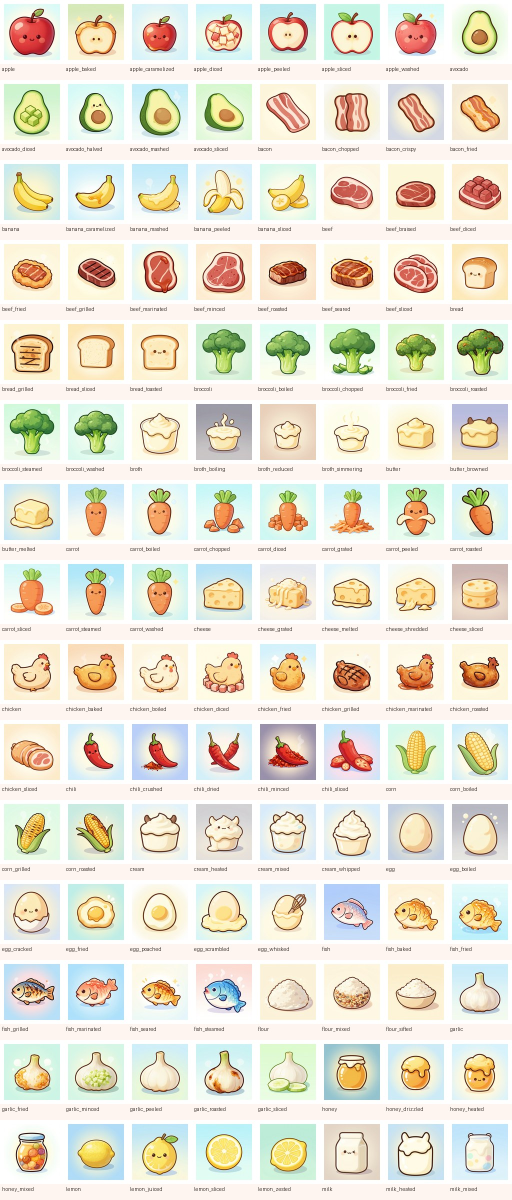
#> input picture .codex/asset_review/ingredient_states_sample.jpg, 1024 x 2400 px (shown at 1/2 size)
$ python -i alignment.py   (imports and definitions only)
#> lines starting #> are read from the running program, lines starting #| are printed output that depends on the picture; after the words box and inside, x2 and y2 are one past the last pixel; in counts of white or black regions, pixels touching at a corner belong together
#> further down, picture is the input picture: PIL image 1024x2400 RGB; mean R, G, B 232.9, 228.3, 212.9
from __future__ import annotations

from collections import deque
from dataclasses import dataclass
from pathlib import Path
from typing import Tuple

import numpy as np
from PIL import Image


@dataclass
class PreparedLayer:
    role: str
    source_path: Path
    image: Image.Image
    anchor: Tuple[float, float]
    fill: float


def estimate_background_mask(rgb: Image.Image) -> np.ndarray:
    detect_width = min(384, rgb.width)
    detect_height = max(1, round(rgb.height * detect_width / rgb.width))
    small = rgb.resize((detect_width, detect_height), Image.Resampling.LANCZOS)
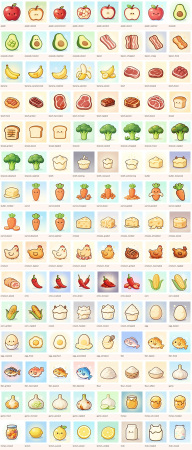
#> small: PIL image 384x900 RGB (shown at 1/2 size); mean R, G, B 232.6, 228.2, 212.9
    arr = np.asarray(small).astype(np.float32)
    h, w, _ = arr.shape
    patch = max(8, min(16, min(h, w) // 16))

    corners = {
        "tl": arr[:patch, :patch].mean(axis=(0, 1)),
        "tr": arr[:patch, -patch:].mean(axis=(0, 1)),
        "bl": arr[-patch:, :patch].mean(axis=(0, 1)),
        "br": arr[-patch:, -patch:].mean(axis=(0, 1)),
    }
#> corners = {'tl': [236.8, 243.7, 238.4], 'tr': [246.5, 252.6, 243.1], 'bl': [245.9, 239.6, 235.9], 'br': [252.5, 246.8, 243.3]}

    ys = np.linspace(0, 1, h)[:, None, None]
    xs = np.linspace(0, 1, w)[None, :, None]
    bg = (
        corners["tl"][None, None, :] * (1 - xs) * (1 - ys)
        + corners["tr"][None, None, :] * xs * (1 - ys)
        + corners["bl"][None, None, :] * (1 - xs) * ys
        + corners["br"][None, None, :] * xs * ys
    )
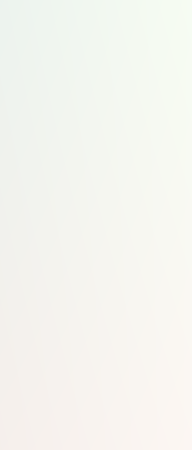
#> bg: shape (900, 384, 3) float64 (shown at 1/2 size); mean of channels 0, 1, 2 245.4, 245.7, 240.2; drawn as R, G, B

    dist = np.sqrt(((arr - bg) ** 2).sum(axis=2))
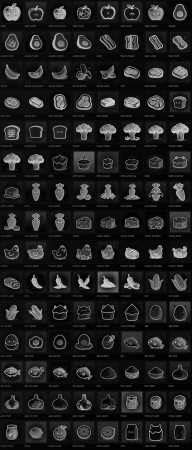
#> dist: shape (900, 384) float64 (shown at 1/2 size); min 0.344, max 401.8, mean 51.2; drawn with min black and max white
    candidate = dist < 52
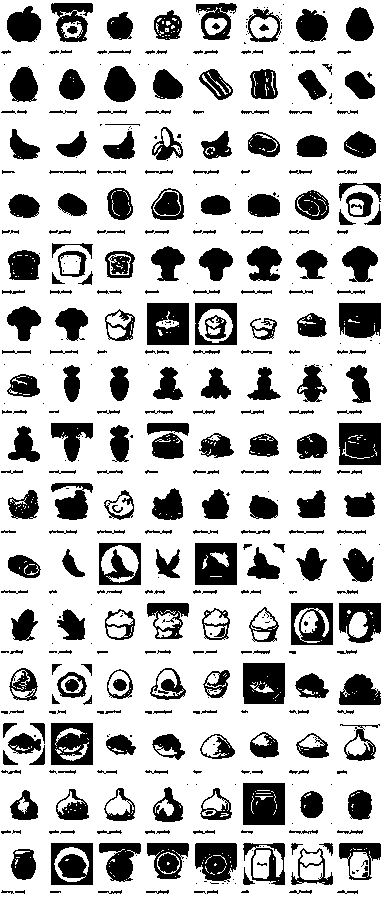
#> candidate: shape (900, 384) bool; 75.1% white; 480 black regions (183 under 20 px), largest, box (x1, y1, x2, y2) and area: (243, 783, 285, 825) 1657, (339, 423, 381, 465) 1654, (243, 663, 285, 704) 1595

    visited = np.zeros((h, w), dtype=bool)
    queue: deque[tuple[int, int]] = deque()

    def seed(row: int, col: int) -> None:
        if candidate[row, col] and not visited[row, col]:
            visited[row, col] = True
            queue.append((row, col))

    for x in range(w):
        seed(0, x)
        seed(h - 1, x)
    for y in range(h):
        seed(y, 0)
        seed(y, w - 1)

    while queue:
        row, col = queue.popleft()
        for d_row, d_col in ((1, 0), (-1, 0), (0, 1), (0, -1)):
            next_row = row + d_row
            next_col = col + d_col
            if 0 <= next_row < h and 0 <= next_col < w:
                if candidate[next_row, next_col] and not visited[next_row, next_col]:
                    visited[next_row, next_col] = True
                    queue.append((next_row, next_col))

    return visited


def remove_background(image: Image.Image) -> Image.Image:
    rgba = image.convert("RGBA")
    alpha = np.asarray(rgba.getchannel("A"))
    if alpha.min() < 250:
        return rgba

    rgb = image.convert("RGB")
    mask_small = estimate_background_mask(rgb)
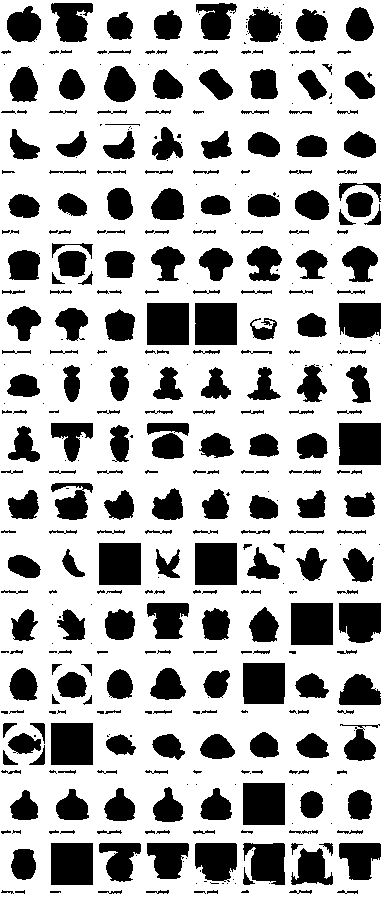
#> mask_small: shape (900, 384) bool; 70.9% white; 426 black regions (140 under 20 px), largest, box (x1, y1, x2, y2) and area: (147, 303, 189, 345) 1764, (99, 543, 141, 585) 1764, (195, 543, 237, 585) 1764
    matte = Image.fromarray((~mask_small).astype(np.uint8) * 255, mode="L").resize(
        rgb.size,
        Image.Resampling.NEAREST,
    )
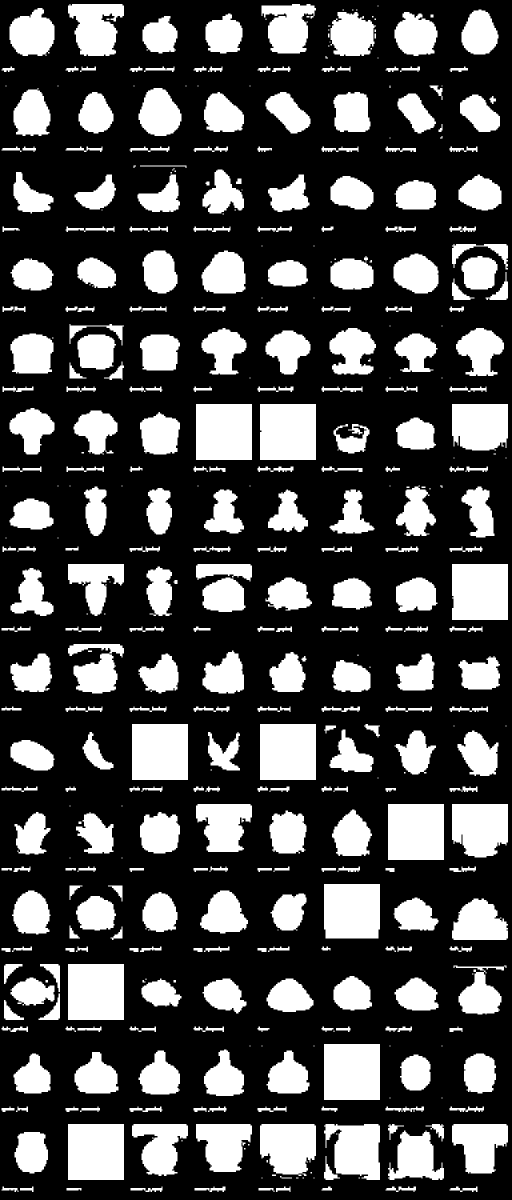
#> matte: PIL image 1024x2400 L (shown at 1/2 size); 29% white; 426 white regions (100 under 20 px), largest, box (x1, y1, x2, y2) and area: (392, 808, 504, 920) 12544, (264, 1448, 376, 1560) 12544, (520, 1448, 632, 1560) 12544
    rgba.putalpha(matte)
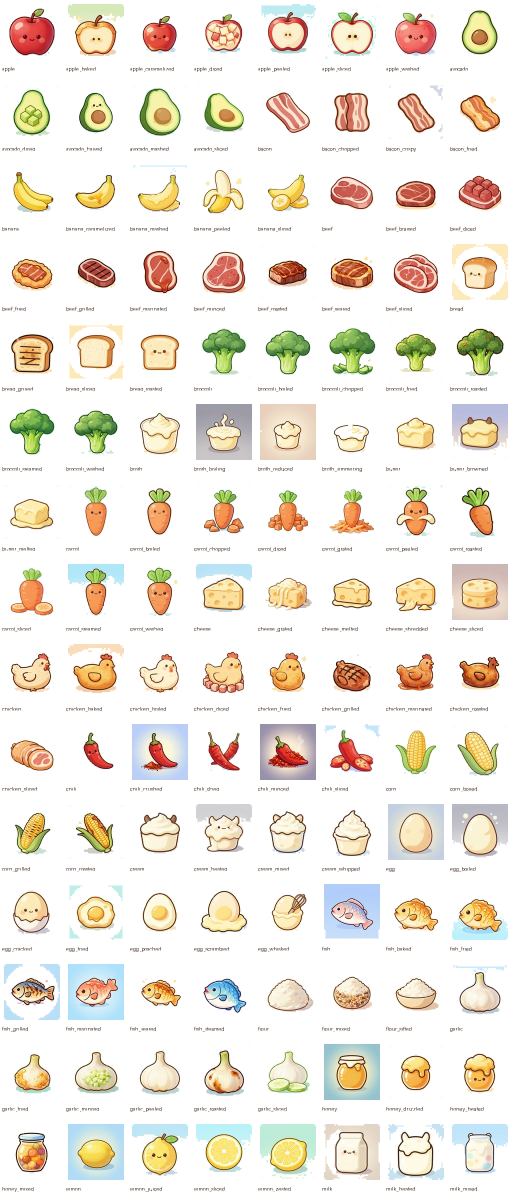
#> rgba: PIL image 1024x2400 RGBA (shown at 1/2 size); mean R, G, B, A 232.9, 228.3, 212.9, 74; transparent parts drawn white
    return rgba


# [113 lines left out: functions crop_to_alpha, clear_hidden_rgb, anchor_for_role, fill_for_role, prepare_layer, composite_layer, not called in this run]

>>> from PIL import Image
>>> picture = Image.open('../../.codex/asset_review/ingredient_states_sample.jpg')
>>> result = remove_background(picture)

$ run again, on .codex/asset_review/actions_tools_blocks.jpg
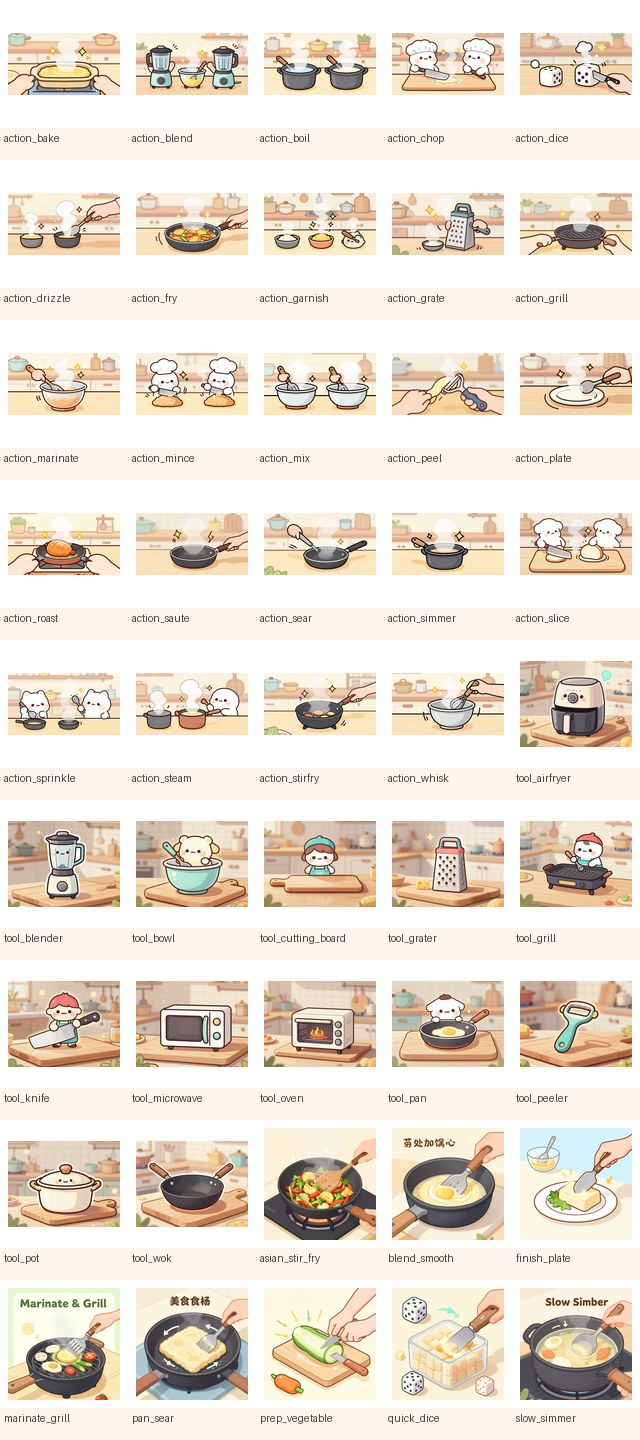
#> input picture .codex/asset_review/actions_tools_blocks.jpg, 640 x 1440 px
#> picture is the input picture: PIL image 640x1440 RGB; mean R, G, B 234.8, 224.7, 213.5
#> alpha: shape (1440, 640); every value is 255
#> corners = {'tl': [255, 255, 255], 'tr': [255, 255, 255], 'bl': [240.7, 232.4, 227.4], 'br': [254, 245, 240]}
#> in estimate_background_mask, `candidate = dist < 52`:
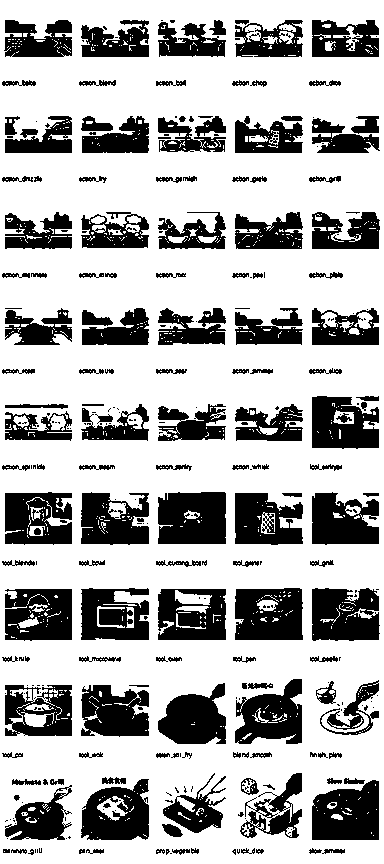
#> candidate: shape (864, 384) bool; 69.8% white; 310 black regions (157 under 20 px), largest, box (x1, y1, x2, y2) and area: (158, 492, 226, 544) 3312, (312, 780, 379, 840) 3256, (235, 588, 303, 640) 3104
#> mask_small: shape (864, 384) bool; 66.7% white; 270 black regions (119 under 20 px), largest, box (x1, y1, x2, y2) and area: (158, 492, 226, 544) 3408, (312, 780, 379, 840) 3397, (235, 588, 303, 640) 3389
#> matte: PIL image 640x1440 L; 33.3% white; 270 white regions (81 under 20 px), largest, box (x1, y1, x2, y2) and area: (263, 820, 377, 907) 9522, (520, 1300, 632, 1400) 9468, (392, 980, 505, 1067) 9401
#> in remove_background, `rgba.putalpha(matte)`:
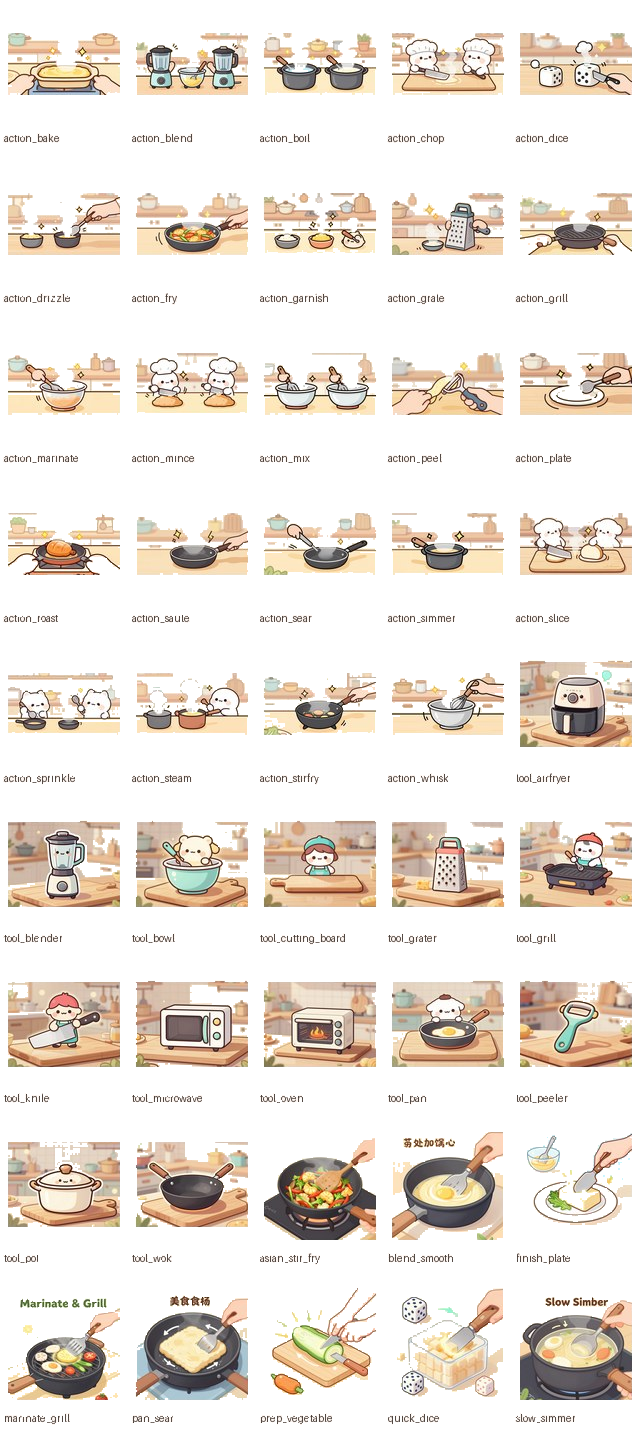
#> rgba: PIL image 640x1440 RGBA; mean R, G, B, A 234.8, 224.7, 213.5, 84.9; transparent parts drawn white

$ run again, on .codex/asset_review/generated_modular.jpg
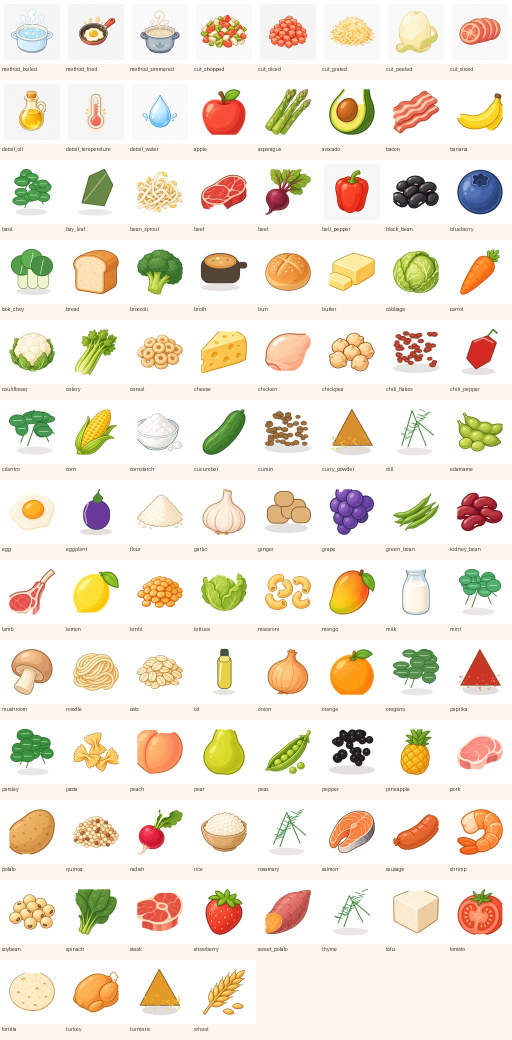
#> input picture .codex/asset_review/generated_modular.jpg, 1024 x 2080 px (shown at 1/2 size)
#> picture is the input picture: PIL image 1024x2080 RGB; mean R, G, B 240.9, 231.4, 218.1
#> alpha: shape (2080, 1024); every value is 255
#> corners = {'tl': [248.6, 248.7, 248.7], 'tr': [249.4, 247.6, 247], 'bl': [246.5, 240.3, 236.5], 'br': [254, 245, 240]}
#> in estimate_background_mask, `candidate = dist < 52`:
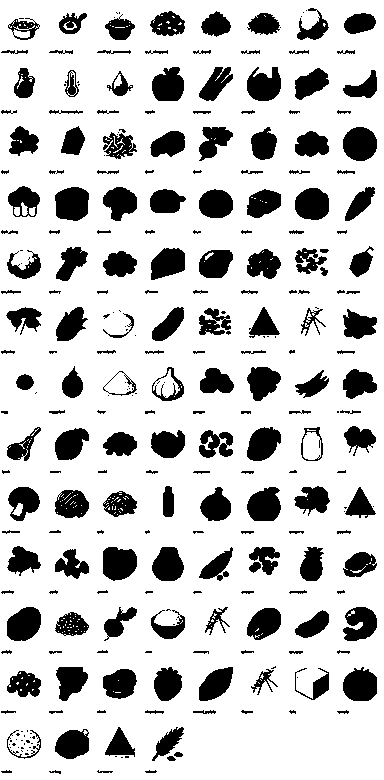
#> candidate: shape (780, 384) bool; 79.6% white; 282 black regions (91 under 20 px), largest, box (x1, y1, x2, y2) and area: (55, 187, 89, 221) 962, (103, 547, 137, 581) 947, (343, 127, 377, 161) 922
#> in remove_background, `matte = Image.fromarray((~mask_small).astype(np.uint8) * 255, mode="L"..`:
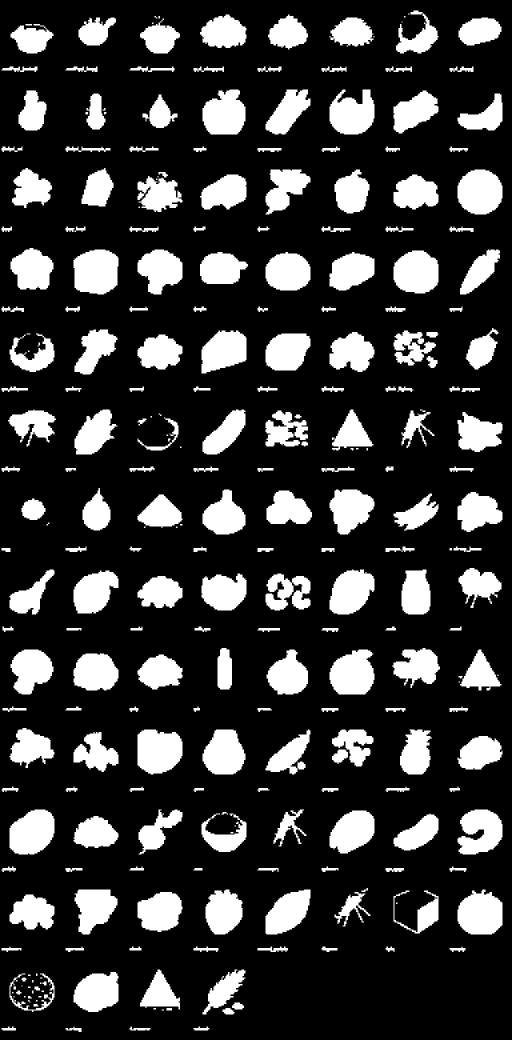
#> matte: PIL image 1024x2080 L (shown at 1/2 size); 21.2% white; 276 white regions (44 under 20 px), largest, box (x1, y1, x2, y2) and area: (147, 499, 237, 589) 6853, (275, 1459, 365, 1549) 6702, (915, 339, 1005, 429) 6543
